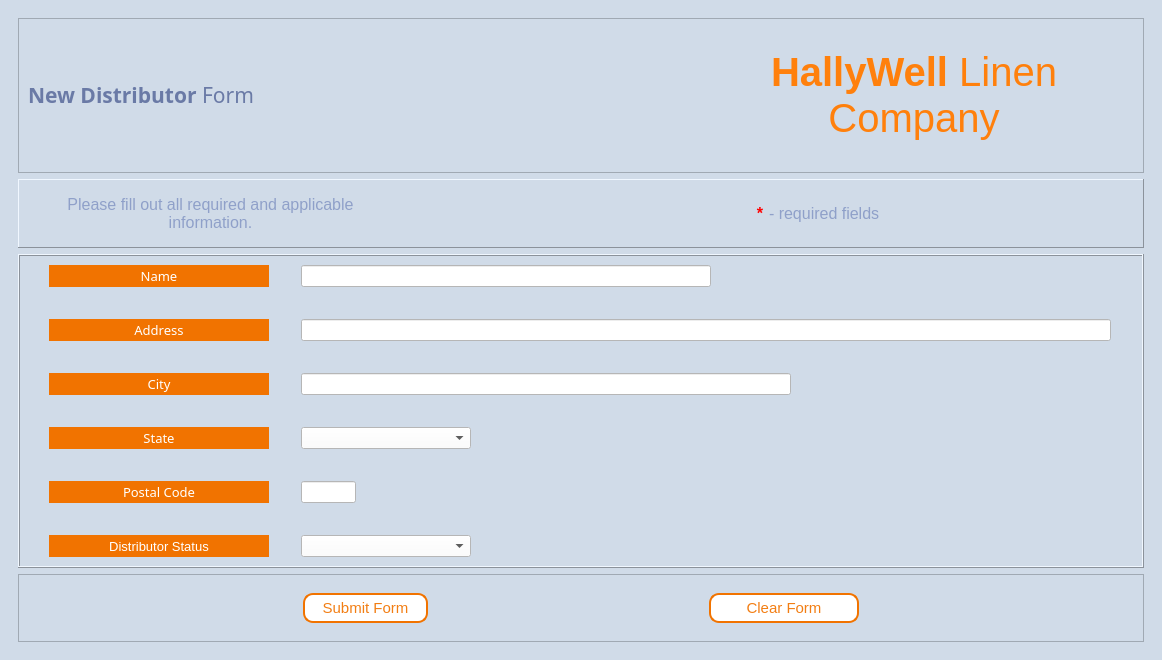
<?xml version="1.0" encoding="UTF-8"?>
<ui version="4.0">
 <class>NewDistributorForm</class>
 <widget class="QMainWindow" name="NewDistributorForm">
  <property name="geometry">
   <rect>
    <x>0</x>
    <y>0</y>
    <width>1162</width>
    <height>660</height>
   </rect>
  </property>
  <property name="windowTitle">
   <string>New Distributor Form</string>
  </property>
  <property name="styleSheet">
   <string notr="true">background-color:#D0DBE8;</string>
  </property>
  <widget class="QWidget" name="centralwidget">
   <layout class="QVBoxLayout" name="verticalLayout">
    <item>
     <widget class="QScrollArea" name="scrollArea">
      <property name="styleSheet">
       <string notr="true">QLineEdit{background-color:white;}
QPushButton{border:1px solid white; border-radius:10px;color:#F27E14;}
QPushButton::hover{border: solid black; background-color:white;}
QLabel{color: #8FA0C9;}
QComboBox{background-color:white;}
QScrollBar{background: black;}</string>
      </property>
      <property name="frameShape">
       <enum>QFrame::NoFrame</enum>
      </property>
      <property name="widgetResizable">
       <bool>true</bool>
      </property>
      <widget class="QWidget" name="scrollAreaWidgetContents">
       <property name="geometry">
        <rect>
         <x>0</x>
         <y>0</y>
         <width>1119</width>
         <height>654</height>
        </rect>
       </property>
       <layout class="QVBoxLayout" name="verticalLayout_2">
        <item>
         <widget class="QFrame" name="frame">
          <property name="styleSheet">
           <string notr="true"/>
          </property>
          <property name="frameShape">
           <enum>QFrame::StyledPanel</enum>
          </property>
          <property name="frameShadow">
           <enum>QFrame::Raised</enum>
          </property>
          <layout class="QHBoxLayout" name="horizontalLayout_2">
           <item>
            <widget class="QLabel" name="Form_Name_2">
             <property name="font">
              <font>
               <family>Montserrat</family>
               <pointsize>16</pointsize>
               <weight>50</weight>
               <bold>false</bold>
              </font>
             </property>
             <property name="styleSheet">
              <string notr="true">color:#6A7AA6</string>
             </property>
             <property name="text">
              <string>&lt;html&gt;&lt;head/&gt;&lt;body&gt;&lt;p&gt;&lt;span style=&quot; font-weight:600;&quot;&gt;New Distributor&lt;/span&gt; Form&lt;/p&gt;&lt;/body&gt;&lt;/html&gt;</string>
             </property>
             <property name="alignment">
              <set>Qt::AlignLeading|Qt::AlignLeft|Qt::AlignVCenter</set>
             </property>
            </widget>
           </item>
           <item>
            <widget class="QLabel" name="label_title">
             <property name="minimumSize">
              <size>
               <width>440</width>
               <height>135</height>
              </size>
             </property>
             <property name="maximumSize">
              <size>
               <width>440</width>
               <height>135</height>
              </size>
             </property>
             <property name="font">
              <font>
               <family>Segoe UI</family>
               <pointsize>30</pointsize>
              </font>
             </property>
             <property name="styleSheet">
              <string notr="true">color:#FF800C</string>
             </property>
             <property name="text">
              <string>&lt;strong&gt;HallyWell&lt;/strong&gt; 
Linen Company</string>
             </property>
             <property name="alignment">
              <set>Qt::AlignCenter</set>
             </property>
             <property name="wordWrap">
              <bool>true</bool>
             </property>
            </widget>
           </item>
          </layout>
         </widget>
        </item>
        <item>
         <widget class="QFrame" name="frame_2">
          <property name="frameShape">
           <enum>QFrame::Panel</enum>
          </property>
          <property name="frameShadow">
           <enum>QFrame::Raised</enum>
          </property>
          <layout class="QHBoxLayout" name="horizontalLayout_3">
           <item>
            <widget class="QLabel" name="label_2">
             <property name="font">
              <font>
               <family>Arial</family>
               <pointsize>12</pointsize>
              </font>
             </property>
             <property name="styleSheet">
              <string notr="true">color:#8FA0C9</string>
             </property>
             <property name="text">
              <string>Please fill out all required and applicable information.</string>
             </property>
             <property name="alignment">
              <set>Qt::AlignCenter</set>
             </property>
             <property name="wordWrap">
              <bool>true</bool>
             </property>
            </widget>
           </item>
           <item>
            <widget class="QLabel" name="label">
             <property name="font">
              <font>
               <pointsize>12</pointsize>
               <weight>75</weight>
               <italic>false</italic>
               <bold>true</bold>
              </font>
             </property>
             <property name="styleSheet">
              <string notr="true">color:red</string>
             </property>
             <property name="text">
              <string>*</string>
             </property>
             <property name="alignment">
              <set>Qt::AlignRight|Qt::AlignTrailing|Qt::AlignVCenter</set>
             </property>
            </widget>
           </item>
           <item>
            <widget class="QLabel" name="label_3">
             <property name="font">
              <font>
               <family>Arial</family>
               <pointsize>12</pointsize>
              </font>
             </property>
             <property name="styleSheet">
              <string notr="true">color: #8FA0C9</string>
             </property>
             <property name="text">
              <string>- required fields</string>
             </property>
            </widget>
           </item>
          </layout>
         </widget>
        </item>
        <item>
         <widget class="QFrame" name="frame_4">
          <property name="maximumSize">
           <size>
            <width>16777215</width>
            <height>16777215</height>
           </size>
          </property>
          <property name="font">
           <font>
            <pointsize>9</pointsize>
           </font>
          </property>
          <property name="styleSheet">
           <string notr="true">QLineEdit{background-color:white;}
QComboBox{background-color:white;}
QComboBox QAbstractItemView{background-color:#F17300; color:white;}
QLabel{color:white;background-color:#F17300; border: solid white; border-radius: 0;}
QDoubleSpinBox{background-color:white;}
QPlainTextEdit{background-color:white;}
</string>
          </property>
          <property name="frameShape">
           <enum>QFrame::Box</enum>
          </property>
          <property name="frameShadow">
           <enum>QFrame::Raised</enum>
          </property>
          <layout class="QGridLayout" name="gridLayout_2">
           <property name="horizontalSpacing">
            <number>12</number>
           </property>
           <property name="verticalSpacing">
            <number>32</number>
           </property>
           <item row="1" column="0">
            <widget class="QLabel" name="label_DisAddress">
             <property name="minimumSize">
              <size>
               <width>220</width>
               <height>0</height>
              </size>
             </property>
             <property name="maximumSize">
              <size>
               <width>250</width>
               <height>35</height>
              </size>
             </property>
             <property name="font">
              <font>
               <family>Montserrat Medium</family>
               <pointsize>10</pointsize>
              </font>
             </property>
             <property name="frameShape">
              <enum>QFrame::Panel</enum>
             </property>
             <property name="frameShadow">
              <enum>QFrame::Raised</enum>
             </property>
             <property name="text">
              <string>Address</string>
             </property>
             <property name="alignment">
              <set>Qt::AlignCenter</set>
             </property>
            </widget>
           </item>
           <item row="0" column="0">
            <widget class="QLabel" name="label_DisName">
             <property name="minimumSize">
              <size>
               <width>220</width>
               <height>0</height>
              </size>
             </property>
             <property name="font">
              <font>
               <family>Montserrat Medium</family>
               <pointsize>10</pointsize>
              </font>
             </property>
             <property name="frameShape">
              <enum>QFrame::Panel</enum>
             </property>
             <property name="frameShadow">
              <enum>QFrame::Raised</enum>
             </property>
             <property name="text">
              <string>Name</string>
             </property>
             <property name="alignment">
              <set>Qt::AlignCenter</set>
             </property>
            </widget>
           </item>
           <item row="0" column="1">
            <widget class="QLineEdit" name="lineEdit_DisName">
             <property name="minimumSize">
              <size>
               <width>410</width>
               <height>0</height>
              </size>
             </property>
             <property name="maximumSize">
              <size>
               <width>200</width>
               <height>16777215</height>
              </size>
             </property>
             <property name="maxLength">
              <number>250</number>
             </property>
             <property name="alignment">
              <set>Qt::AlignCenter</set>
             </property>
             <property name="placeholderText">
              <string/>
             </property>
            </widget>
           </item>
           <item row="2" column="0">
            <widget class="QLabel" name="label_DisCity">
             <property name="minimumSize">
              <size>
               <width>220</width>
               <height>0</height>
              </size>
             </property>
             <property name="maximumSize">
              <size>
               <width>180</width>
               <height>16777215</height>
              </size>
             </property>
             <property name="font">
              <font>
               <family>Montserrat Medium</family>
               <pointsize>10</pointsize>
              </font>
             </property>
             <property name="frameShape">
              <enum>QFrame::Panel</enum>
             </property>
             <property name="frameShadow">
              <enum>QFrame::Raised</enum>
             </property>
             <property name="text">
              <string>City</string>
             </property>
             <property name="alignment">
              <set>Qt::AlignCenter</set>
             </property>
            </widget>
           </item>
           <item row="6" column="0">
            <widget class="QLabel" name="label_DisDesc">
             <property name="font">
              <font>
               <pointsize>10</pointsize>
              </font>
             </property>
             <property name="text">
              <string>Distributor Status</string>
             </property>
             <property name="alignment">
              <set>Qt::AlignCenter</set>
             </property>
            </widget>
           </item>
           <item row="5" column="0">
            <widget class="QLabel" name="label_DisPC">
             <property name="minimumSize">
              <size>
               <width>220</width>
               <height>0</height>
              </size>
             </property>
             <property name="maximumSize">
              <size>
               <width>180</width>
               <height>16777215</height>
              </size>
             </property>
             <property name="font">
              <font>
               <family>Montserrat Medium</family>
               <pointsize>10</pointsize>
              </font>
             </property>
             <property name="text">
              <string>Postal Code</string>
             </property>
             <property name="alignment">
              <set>Qt::AlignCenter</set>
             </property>
            </widget>
           </item>
           <item row="2" column="1">
            <widget class="QLineEdit" name="lineEdit_DisCity">
             <property name="minimumSize">
              <size>
               <width>490</width>
               <height>0</height>
              </size>
             </property>
             <property name="maximumSize">
              <size>
               <width>490</width>
               <height>16777215</height>
              </size>
             </property>
            </widget>
           </item>
           <item row="5" column="1">
            <widget class="QLineEdit" name="lineEdit_postalcode">
             <property name="minimumSize">
              <size>
               <width>55</width>
               <height>0</height>
              </size>
             </property>
             <property name="maximumSize">
              <size>
               <width>55</width>
               <height>16777215</height>
              </size>
             </property>
            </widget>
           </item>
           <item row="1" column="1">
            <widget class="QLineEdit" name="lineEdit_DisAddress">
             <property name="minimumSize">
              <size>
               <width>810</width>
               <height>0</height>
              </size>
             </property>
             <property name="maximumSize">
              <size>
               <width>810</width>
               <height>16777215</height>
              </size>
             </property>
            </widget>
           </item>
           <item row="4" column="0">
            <widget class="QLabel" name="label_DisState">
             <property name="minimumSize">
              <size>
               <width>220</width>
               <height>0</height>
              </size>
             </property>
             <property name="maximumSize">
              <size>
               <width>180</width>
               <height>16777215</height>
              </size>
             </property>
             <property name="font">
              <font>
               <family>Montserrat Medium</family>
               <pointsize>10</pointsize>
              </font>
             </property>
             <property name="frameShape">
              <enum>QFrame::Panel</enum>
             </property>
             <property name="frameShadow">
              <enum>QFrame::Raised</enum>
             </property>
             <property name="text">
              <string>State</string>
             </property>
             <property name="alignment">
              <set>Qt::AlignCenter</set>
             </property>
            </widget>
           </item>
           <item row="4" column="1">
            <widget class="QComboBox" name="comboBox_state">
             <property name="minimumSize">
              <size>
               <width>170</width>
               <height>0</height>
              </size>
             </property>
             <property name="maximumSize">
              <size>
               <width>170</width>
               <height>16777215</height>
              </size>
             </property>
            </widget>
           </item>
           <item row="6" column="1">
            <widget class="QComboBox" name="comboBox_disstat">
             <property name="minimumSize">
              <size>
               <width>170</width>
               <height>0</height>
              </size>
             </property>
             <property name="maximumSize">
              <size>
               <width>170</width>
               <height>16777215</height>
              </size>
             </property>
            </widget>
           </item>
          </layout>
         </widget>
        </item>
        <item>
         <widget class="QFrame" name="frame_5">
          <property name="styleSheet">
           <string notr="true">QPushButton{color:#F27E14; border:2px solid #F17300; border-radius: 10px;padding:2px;background-color:white;}
QPushButton::hover{border:2px solid white; background-color:#F27E14; color:white;}</string>
          </property>
          <property name="frameShape">
           <enum>QFrame::StyledPanel</enum>
          </property>
          <property name="frameShadow">
           <enum>QFrame::Raised</enum>
          </property>
          <layout class="QHBoxLayout" name="horizontalLayout_4">
           <item>
            <widget class="QPushButton" name="save_Button">
             <property name="minimumSize">
              <size>
               <width>125</width>
               <height>30</height>
              </size>
             </property>
             <property name="maximumSize">
              <size>
               <width>120</width>
               <height>16777215</height>
              </size>
             </property>
             <property name="font">
              <font>
               <pointsize>11</pointsize>
              </font>
             </property>
             <property name="cursor">
              <cursorShape>PointingHandCursor</cursorShape>
             </property>
             <property name="text">
              <string>Submit Form</string>
             </property>
            </widget>
           </item>
           <item>
            <widget class="QPushButton" name="delete_Button">
             <property name="minimumSize">
              <size>
               <width>150</width>
               <height>30</height>
              </size>
             </property>
             <property name="maximumSize">
              <size>
               <width>150</width>
               <height>16777215</height>
              </size>
             </property>
             <property name="font">
              <font>
               <pointsize>11</pointsize>
              </font>
             </property>
             <property name="cursor">
              <cursorShape>PointingHandCursor</cursorShape>
             </property>
             <property name="text">
              <string>Clear Form</string>
             </property>
            </widget>
           </item>
          </layout>
         </widget>
        </item>
       </layout>
      </widget>
     </widget>
    </item>
   </layout>
  </widget>
 </widget>
 <resources/>
 <connections/>
</ui>
